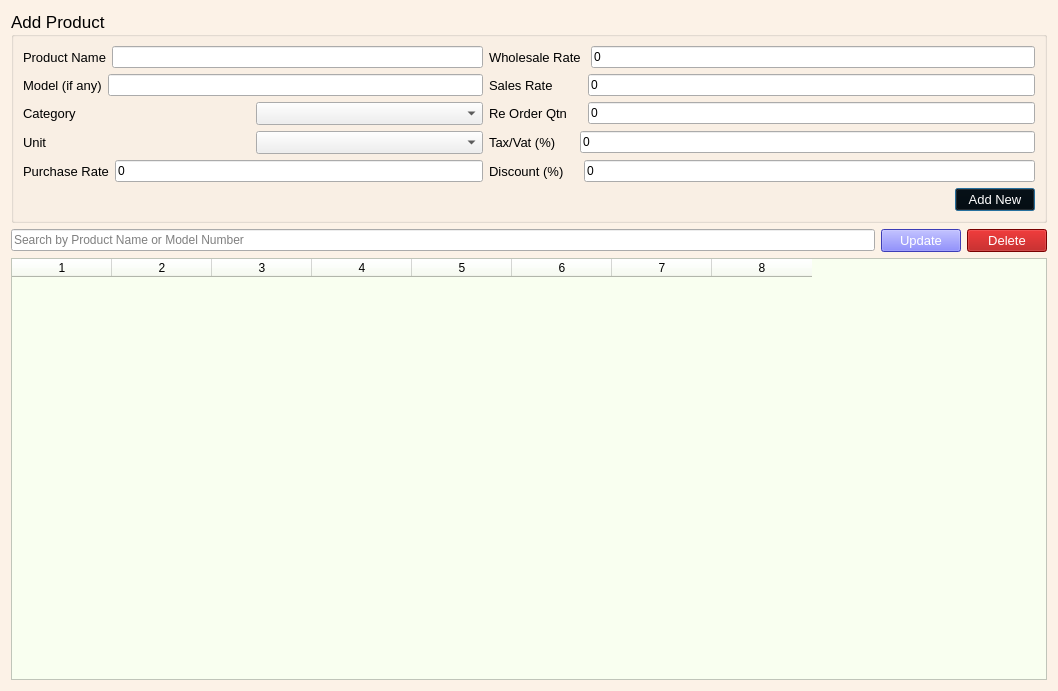
<?xml version="1.0" encoding="UTF-8"?>
<ui version="4.0">
 <class>Dialog</class>
 <widget class="QDialog" name="Dialog">
  <property name="windowModality">
   <enum>Qt::ApplicationModal</enum>
  </property>
  <property name="geometry">
   <rect>
    <x>0</x>
    <y>0</y>
    <width>1058</width>
    <height>691</height>
   </rect>
  </property>
  <property name="windowTitle">
   <string>Dialog</string>
  </property>
  <property name="styleSheet">
   <string notr="true">QDialog#Dialog{background-color: rgb(252, 242, 231);}</string>
  </property>
  <layout class="QGridLayout" name="gridLayout_3">
   <item row="0" column="0">
    <widget class="QGroupBox" name="groupBox">
     <property name="font">
      <font>
       <pointsize>13</pointsize>
      </font>
     </property>
     <property name="title">
      <string>Add Product</string>
     </property>
     <layout class="QGridLayout" name="gridLayout_2">
      <item row="1" column="0">
       <layout class="QGridLayout" name="gridLayout">
        <item row="0" column="0">
         <layout class="QHBoxLayout" name="horizontalLayout">
          <item>
           <widget class="QLabel" name="label">
            <property name="font">
             <font>
              <pointsize>10</pointsize>
             </font>
            </property>
            <property name="text">
             <string>Product Name</string>
            </property>
           </widget>
          </item>
          <item>
           <widget class="QLineEdit" name="name"/>
          </item>
         </layout>
        </item>
        <item row="0" column="1" colspan="2">
         <layout class="QHBoxLayout" name="horizontalLayout_5">
          <item>
           <widget class="QLabel" name="label_5">
            <property name="font">
             <font>
              <pointsize>10</pointsize>
             </font>
            </property>
            <property name="text">
             <string>Wholesale Rate </string>
            </property>
           </widget>
          </item>
          <item>
           <widget class="QLineEdit" name="wholesale">
            <property name="font">
             <font>
              <pointsize>9</pointsize>
             </font>
            </property>
            <property name="inputMethodHints">
             <set>Qt::ImhFormattedNumbersOnly</set>
            </property>
            <property name="text">
             <string>0</string>
            </property>
           </widget>
          </item>
         </layout>
        </item>
        <item row="1" column="0">
         <layout class="QHBoxLayout" name="horizontalLayout_2">
          <item>
           <widget class="QLabel" name="label_2">
            <property name="font">
             <font>
              <pointsize>10</pointsize>
             </font>
            </property>
            <property name="text">
             <string>Model (if any)</string>
            </property>
           </widget>
          </item>
          <item>
           <widget class="QLineEdit" name="model">
            <property name="text">
             <string/>
            </property>
           </widget>
          </item>
         </layout>
        </item>
        <item row="1" column="1" colspan="2">
         <layout class="QHBoxLayout" name="horizontalLayout_4">
          <item>
           <widget class="QLabel" name="label_4">
            <property name="font">
             <font>
              <pointsize>10</pointsize>
             </font>
            </property>
            <property name="text">
             <string>Sales Rate        </string>
            </property>
           </widget>
          </item>
          <item>
           <widget class="QLineEdit" name="sales">
            <property name="font">
             <font>
              <pointsize>9</pointsize>
             </font>
            </property>
            <property name="text">
             <string>0</string>
            </property>
           </widget>
          </item>
         </layout>
        </item>
        <item row="2" column="0">
         <layout class="QHBoxLayout" name="horizontalLayout_8">
          <item>
           <widget class="QLabel" name="label_8">
            <property name="font">
             <font>
              <pointsize>10</pointsize>
             </font>
            </property>
            <property name="text">
             <string>Category</string>
            </property>
           </widget>
          </item>
          <item>
           <widget class="QComboBox" name="category">
            <property name="font">
             <font>
              <pointsize>10</pointsize>
             </font>
            </property>
           </widget>
          </item>
         </layout>
        </item>
        <item row="2" column="1" colspan="2">
         <layout class="QHBoxLayout" name="horizontalLayout_11">
          <item>
           <widget class="QLabel" name="label_10">
            <property name="font">
             <font>
              <pointsize>10</pointsize>
             </font>
            </property>
            <property name="text">
             <string>Re Order Qtn    </string>
            </property>
           </widget>
          </item>
          <item>
           <widget class="QLineEdit" name="reorder">
            <property name="font">
             <font>
              <pointsize>9</pointsize>
             </font>
            </property>
            <property name="text">
             <string>0</string>
            </property>
           </widget>
          </item>
         </layout>
        </item>
        <item row="3" column="0">
         <layout class="QHBoxLayout" name="horizontalLayout_9">
          <item>
           <widget class="QLabel" name="label_9">
            <property name="font">
             <font>
              <pointsize>10</pointsize>
             </font>
            </property>
            <property name="text">
             <string>Unit</string>
            </property>
           </widget>
          </item>
          <item>
           <widget class="QComboBox" name="unit">
            <property name="font">
             <font>
              <pointsize>10</pointsize>
             </font>
            </property>
           </widget>
          </item>
         </layout>
        </item>
        <item row="3" column="1" colspan="2">
         <layout class="QHBoxLayout" name="horizontalLayout_6">
          <item>
           <widget class="QLabel" name="label_6">
            <property name="font">
             <font>
              <pointsize>10</pointsize>
             </font>
            </property>
            <property name="text">
             <string>Tax/Vat (%)     </string>
            </property>
           </widget>
          </item>
          <item>
           <widget class="QLineEdit" name="taxvat">
            <property name="font">
             <font>
              <pointsize>9</pointsize>
             </font>
            </property>
            <property name="text">
             <string>0</string>
            </property>
           </widget>
          </item>
         </layout>
        </item>
        <item row="4" column="0">
         <layout class="QHBoxLayout" name="horizontalLayout_3">
          <item>
           <widget class="QLabel" name="label_3">
            <property name="font">
             <font>
              <pointsize>10</pointsize>
             </font>
            </property>
            <property name="text">
             <string>Purchase Rate</string>
            </property>
           </widget>
          </item>
          <item>
           <widget class="QLineEdit" name="buy">
            <property name="text">
             <string>0</string>
            </property>
           </widget>
          </item>
         </layout>
        </item>
        <item row="4" column="1" colspan="2">
         <layout class="QHBoxLayout" name="horizontalLayout_7">
          <item>
           <widget class="QLabel" name="label_7">
            <property name="font">
             <font>
              <pointsize>10</pointsize>
             </font>
            </property>
            <property name="text">
             <string>Discount (%)    </string>
            </property>
           </widget>
          </item>
          <item>
           <widget class="QLineEdit" name="discount">
            <property name="font">
             <font>
              <pointsize>9</pointsize>
             </font>
            </property>
            <property name="text">
             <string>0</string>
            </property>
           </widget>
          </item>
         </layout>
        </item>
        <item row="5" column="1">
         <spacer name="horizontalSpacer">
          <property name="orientation">
           <enum>Qt::Horizontal</enum>
          </property>
          <property name="sizeHint" stdset="0">
           <size>
            <width>40</width>
            <height>20</height>
           </size>
          </property>
         </spacer>
        </item>
        <item row="5" column="2">
         <widget class="QPushButton" name="addb">
          <property name="font">
           <font>
            <pointsize>10</pointsize>
           </font>
          </property>
          <property name="styleSheet">
           <string notr="true">background-color: rgb(0, 0, 0);
color: rgb(255, 255, 255);</string>
          </property>
          <property name="text">
           <string>Add New</string>
          </property>
         </widget>
        </item>
       </layout>
      </item>
     </layout>
    </widget>
   </item>
   <item row="1" column="0">
    <layout class="QHBoxLayout" name="horizontalLayout_10">
     <item>
      <widget class="QLineEdit" name="searchv">
       <property name="placeholderText">
        <string>Search by Product Name or Model Number</string>
       </property>
      </widget>
     </item>
     <item>
      <widget class="QPushButton" name="updateb">
       <property name="font">
        <font>
         <pointsize>10</pointsize>
        </font>
       </property>
       <property name="styleSheet">
        <string notr="true">background-color: rgb(85, 85, 255);
color: rgb(255, 255, 255);</string>
       </property>
       <property name="text">
        <string>Update</string>
       </property>
      </widget>
     </item>
     <item>
      <widget class="QPushButton" name="deleteb">
       <property name="font">
        <font>
         <pointsize>10</pointsize>
        </font>
       </property>
       <property name="styleSheet">
        <string notr="true">background-color: rgb(170, 0, 0);
color: rgb(255, 255, 255);</string>
       </property>
       <property name="text">
        <string>Delete</string>
       </property>
      </widget>
     </item>
    </layout>
   </item>
   <item row="2" column="0">
    <widget class="QTableWidget" name="tableWidget">
     <property name="font">
      <font>
       <family>MS Shell Dlg 2</family>
       <pointsize>10</pointsize>
       <weight>50</weight>
       <italic>false</italic>
       <bold>false</bold>
      </font>
     </property>
     <property name="styleSheet">
      <string notr="true">font: 10pt &quot;MS Shell Dlg 2&quot;;

background-color: rgb(249, 255, 240);
</string>
     </property>
     <property name="columnCount">
      <number>8</number>
     </property>
     <column/>
     <column/>
     <column/>
     <column/>
     <column/>
     <column/>
     <column/>
     <column/>
    </widget>
   </item>
  </layout>
 </widget>
 <resources/>
 <connections/>
</ui>
